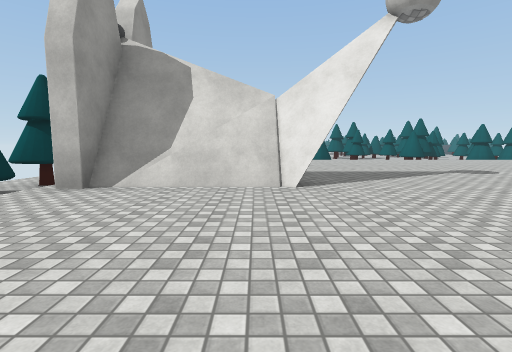
[1] (above)

24 first-person views from a walk through a Unity game level. The camera is 1.3 m above the floor, tilts 6° down and sees 85° across. The floor is counted in squares, 2 m on a side. Each view is taken from the middle of a square. On the plan, view 1 faces up. The plan holds only what a view shows up to about 9 squares ahead; the rest is blank. The place goes on beyond the plan. The player character is not drawn. Surface patterns are stand-ins for the level's own textures.

[2]
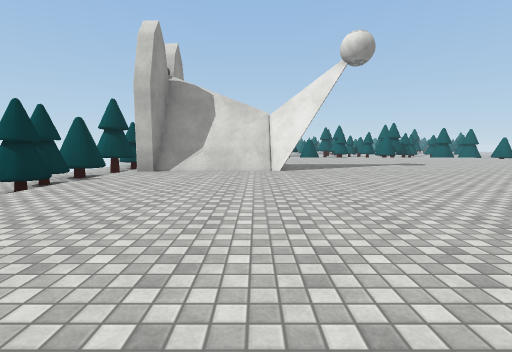

[3]
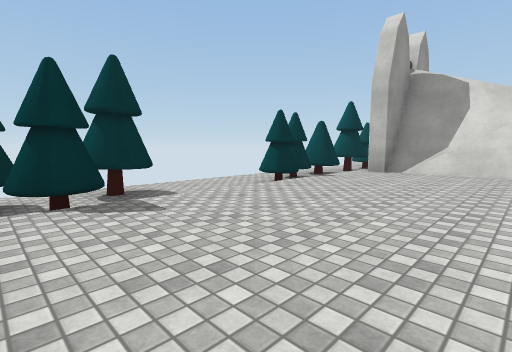

[4]
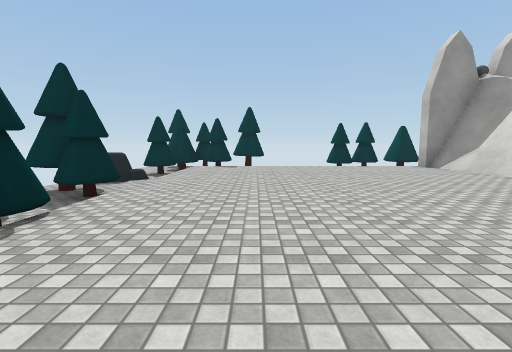

[5]
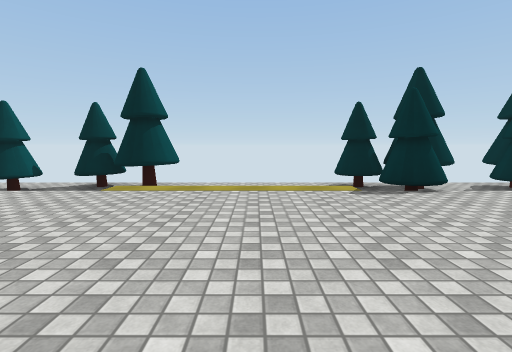

[6]
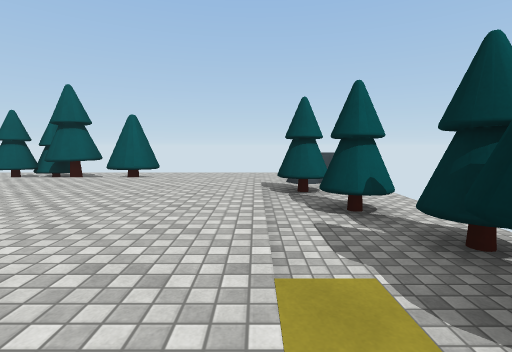

[7]
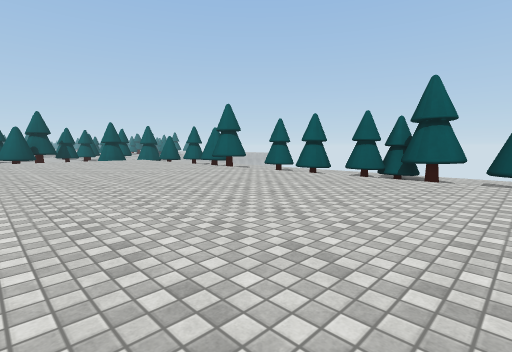

[8]
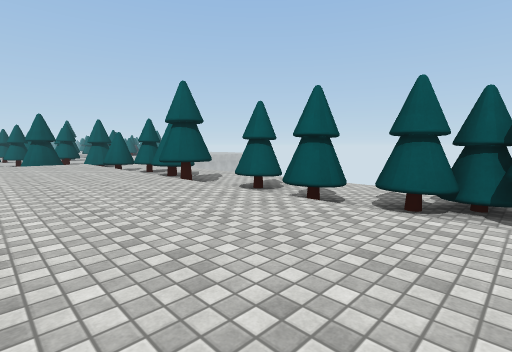

[9]
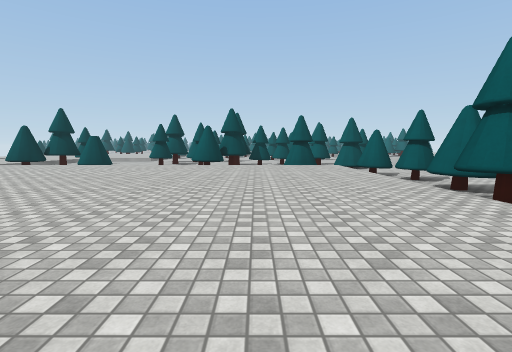

[10]
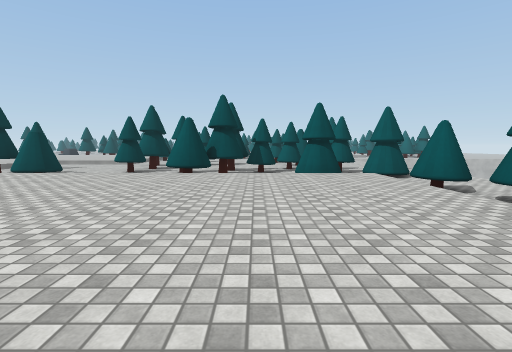

[11]
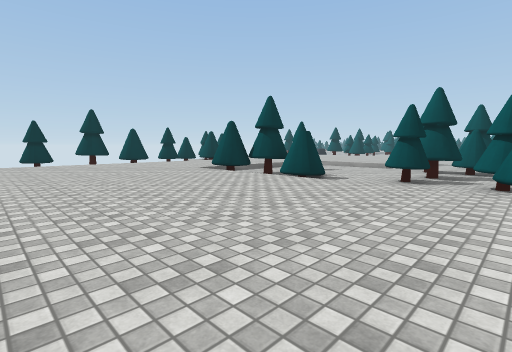

[12]
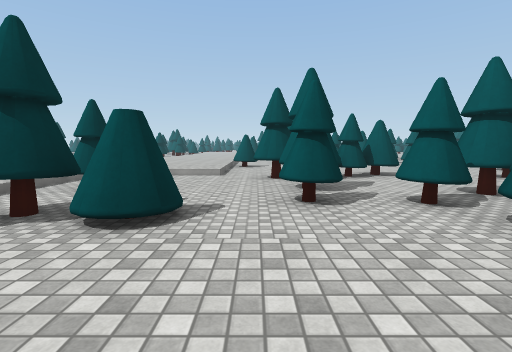

[13]
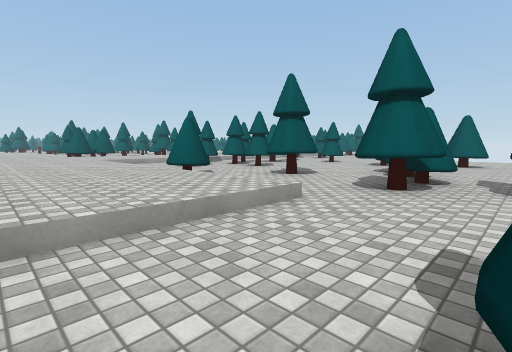

[14]
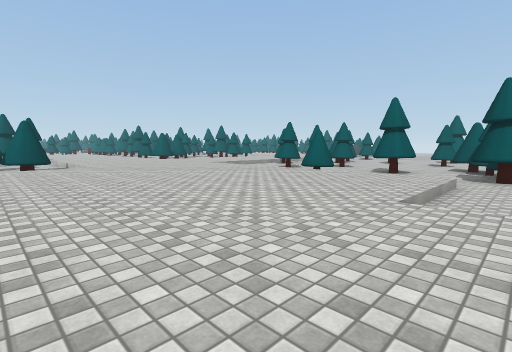

[15]
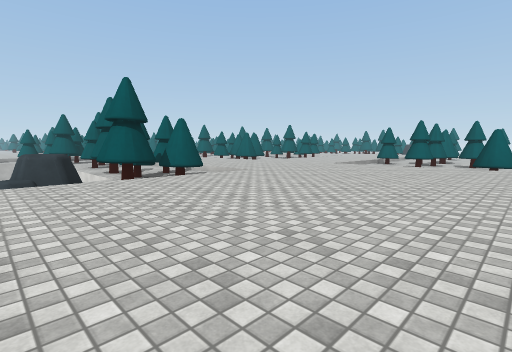

[16]
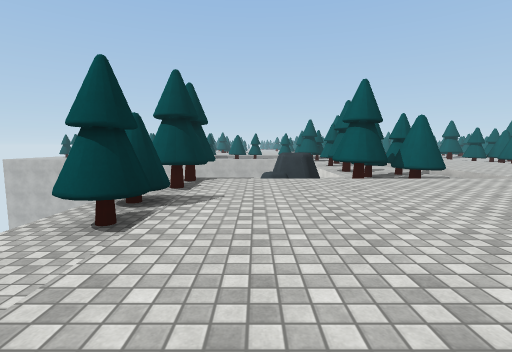

[17]
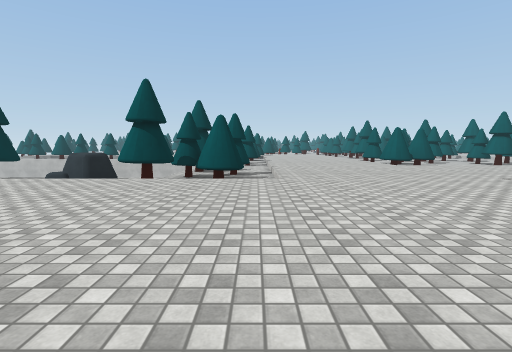

[18]
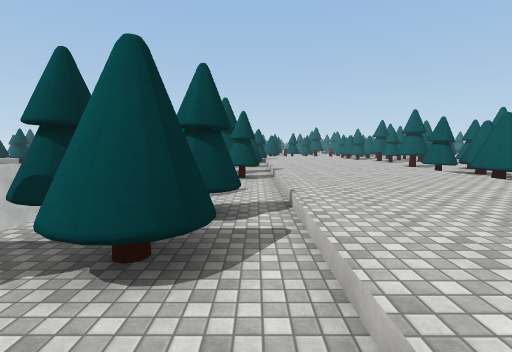

[19]
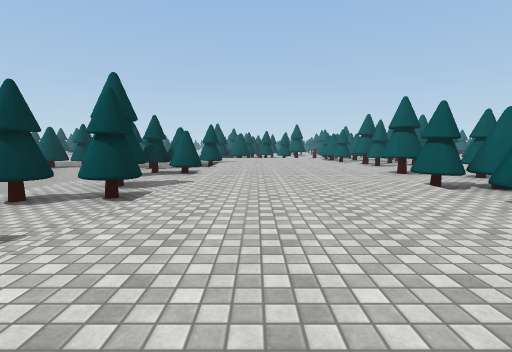

[20]
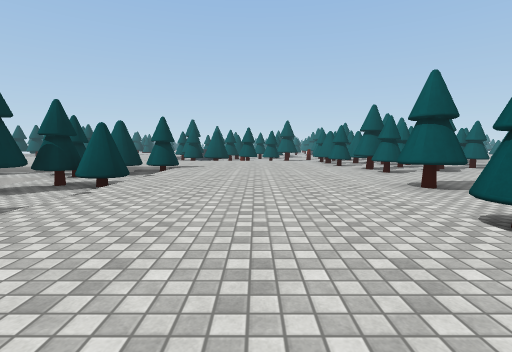

[21]
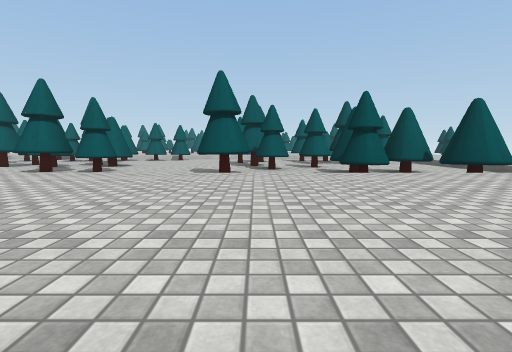

[22]
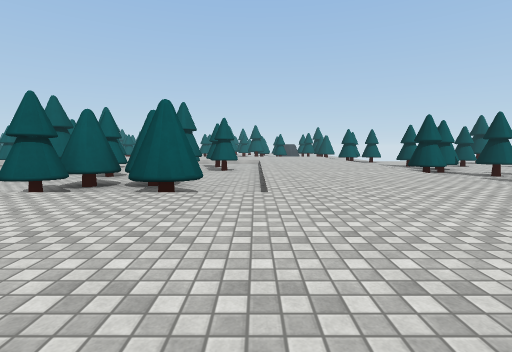

[23]
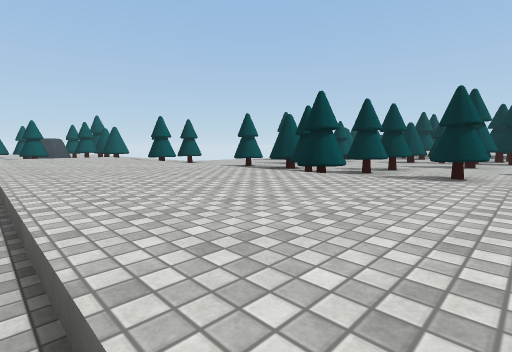

[24]
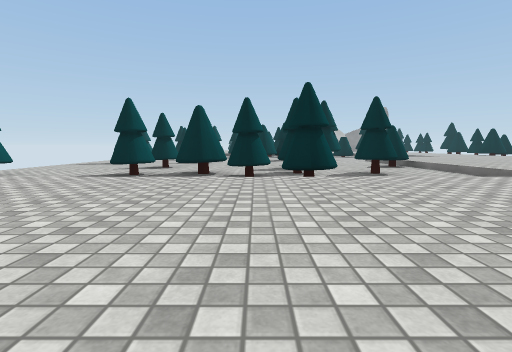

### Floor plan
Key: @ floor where view 1 was taken; # wall or solid block; x gap in a wall; . main floor; - floor 0.5 m lower than the main floor; / step, stairs or slope; = window, fence, low wall or low ledge; O other object.
Columns run from 8 left of view 1 to 16 right of it. Each row starts with its distance up from view 1.
 43       ##..../-#---
 42      ##-..../-----
 41      ---..../----
 40      -##..../##--
 39      #--..../--##
 38      ---..../--#-
 37      -#-..../##-#
 36      --#..../-#--
 35      #--..../##--
 34       --..../#----
 33      #--....//////////.
 32      ##-.................
 31      ##-.................
 30 ##OO###-................
 29 ##-O#---...............
 28 -/........../   #
 27 #/........../----#-----#
 26 #/........../-#-#-###---
 25 -/........../---#-------
 24  /........../#------#---
 23   ........../-----
 22      ......./-##---
 21      ......./------
 20      ....////#####--#
 19      ....-----##----x
 18          -#---#----
 17          -- --#--#
 16          -# --#x###  #
 15          ####---##-##/#
 14         .///////////#/--
 13        ..............//-
 12       .............../#-
 11      ................/#-
 10      ................/x-
  9       .............../#-
  8           ...........##-
  7   --      .........../--
  6   -#x    ............/#-
  5   -# #####.........../--
  4   -# ................/#-
  3   -# ................/##
  2   --#......... ....../#-
  1   -- ........ ......./#-
  0   -- ...@............/#-
 -1   -#-................/ -
 -2   -##................/ -
 -3   -##////////..../////--
 -4     ##-=-#-##------##x
 -5         x#-##---##---

Where each view was taken, in squares from view 1:
view 1: 0 up, 0 right, facing up
view 2: 3 down, 0 right, facing up
view 3: 3 down, 0 right, facing up-left
view 4: 1 down, 6 right, facing left
view 5: 1 up, 6 right, facing down
view 6: 3 down, 7 right, facing right
view 7: 0 up, 7 right, facing up-right
view 8: 2 up, 10 right, facing up-right
view 9: 4 up, 10 right, facing up
view 10: 7 up, 10 right, facing up
view 11: 9 up, 8 right, facing up-left
view 12: 12 up, 5 right, facing up
view 13: 18 up, 1 right, facing up-right
view 14: 19 up, 3 left, facing up-right
view 15: 23 up, 6 left, facing up-right
view 16: 23 up, 6 left, facing up
view 17: 23 up, 1 left, facing up
view 18: 28 up, 1 left, facing up
view 19: 31 up, 1 right, facing up
view 20: 34 up, 2 right, facing up
view 21: 39 up, 1 left, facing right
view 22: 33 up, 0 right, facing right
view 23: 33 up, 5 right, facing down-right
view 24: 33 up, 9 right, facing down
